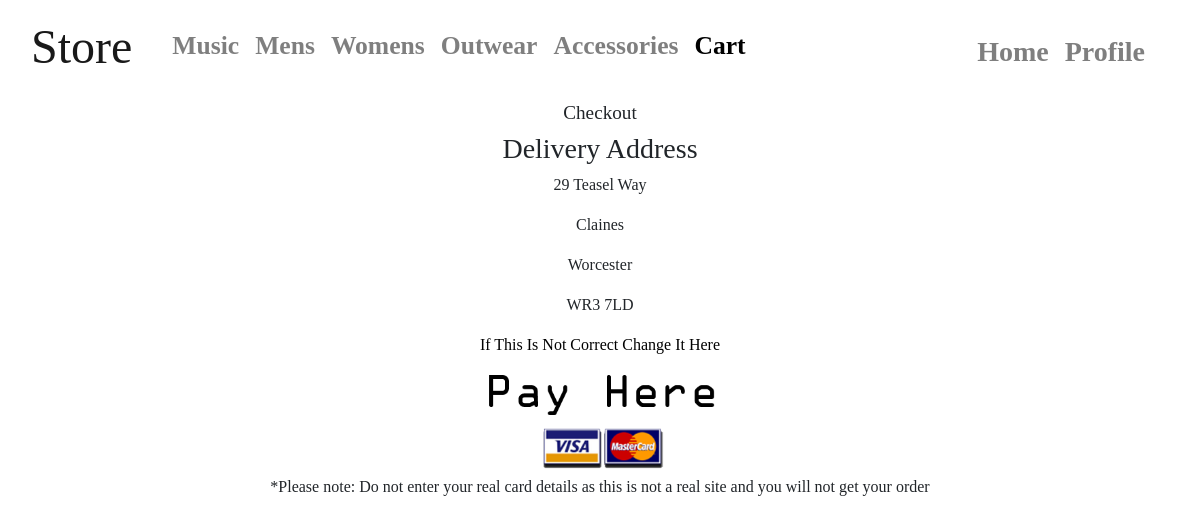
Screenshot of /store/delivery (signed in) with the database file from the repository.
### app/models.py (models this page shows, shortened)
class User(UserMixin, db.Model):
    id = db.Column(db.Integer, primary_key=True)
    username = db.Column(db.String(64), index=True, unique=True)
    email = db.Column(db.String(120), index=True, unique=True)
    password_hash = db.Column(db.String(128))
    name = db.Column(db.String(40), index=True)
    address1 = db.Column(db.String(40), index=True)
    address2 = db.Column(db.String(40), index=True)
    towncity = db.Column(db.String(40), index=True)
    postcode = db.Column(db.String(40), index=True)
    accesslevel = db.Column(db.Integer, index=True)
    card = db.Column(db.String)

### app/routes.py (the view)
@app.route("/store/delivery")
@login_required
def delivery():
    return render_template("store/delivery.html", title="Store-", users=User.query.all())

### app/models.py (called while the page is built)
@login.user_loader
def load_user(the_id):
    return User.query.get(int(the_id))

### app/templates/store/delivery.html (shortened to what this page needs)
{% extends "store/layout_store.html" %}
{% block body %}
<div class="text-center" style="font-family: Rockwell">
<h1 style="font-size: 120%">Checkout</h1>
<h3>Delivery Address</h3>
{% for i in users %}
    {% if i.name == current_user.name %}
        <p>{{ i.address1 }}</p>
        <p>{{ i.address2 }}</p>
        <p>{{ i.towncity }}</p>
        <p>{{ i.postcode }}</p>
    {% endif %}
{% endfor %}
<a id="word" href="{{ url_for("edit_profile") }}">If This Is Not Correct Change It Here</a>
<a id="word" href="{{ url_for("pay") }}"><img style="width: 29%" src="{{ url_for("static", filename="images/pay here.png") }}"></a>
    <p>*Please note: Do not enter your real card details as this is not a real site and you will not get your order</p>
</div>
{% endblock %}

### app/templates/store/delivery.html (style rules this page uses)
#word { color: black; text-decoration: none; }

### rows the page displays
User: address1 "29 Teasel Way", address2 "Claines", towncity "Worcester", postcode "WR3 7LD"
